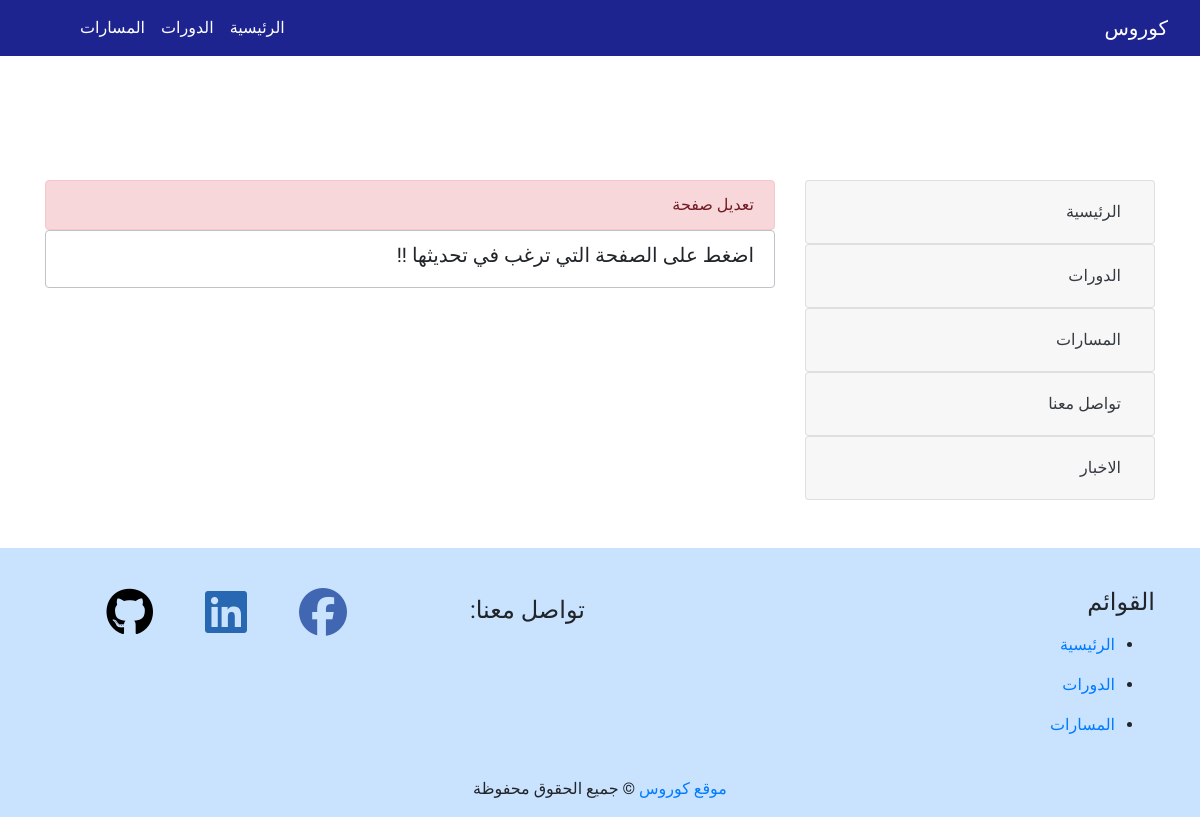
/edit_page.php (signed in), run on the app's committed database.
### tables this page shows
CREATE TABLE `navbar_menu` (
  `id` int(10) NOT NULL,
  `name` varchar(255) NOT NULL,
  `rank` int(10) NOT NULL,
  `visible` int(10) NOT NULL,
  `date` timestamp NOT NULL DEFAULT current_timestamp()
);

### public/edit_page.php (the view, shortened to what this page needs)
<?php
include_once '../includes/dbconnection.php';
include_once '../includes/layout/header.php';
?>
  </head>
  <body dir="rtl">
    <?php
  include_once '../includes/layout/navbar.php';
  ?>
<div class="container" style="padding-top:100px">
<div class="pb-4">
</div>
<div class="row">
<div class="col-lg-4 col-12">
<?php
$query = "SELECT `name`,`id`  FROM `navbar_menu` WHERE 1" ;
$result = mysqli_query($conn,$query);
if(mysqli_num_rows($result) > 0){
    while($row = mysqli_fetch_assoc($result)){
 ?>
<div class="accordion" id="accordionExample">
  <div class="card">
    <div class="card-header" id="headingOne">
      <h2 class="mb-0">
        <button class="btn text-dark  btn-link btn-block text-right" type="button" data-toggle="collapse" data-target="#collapse<?php  echo htmlentities($row['id']) ; ?>" aria-expanded="true" aria-controls="collapseOne">
           <?php  echo mysqli_real_escape_string($conn,$row['name']) ; ?>
        </button>
      </h2>
    </div>
  </div>
  </div>
 <?php
          }
       }
    ?>
</div>
<div class="col-lg-8 col-12 pt-lg-0 pt-5">
<div class="alert alert-danger" role="alert" style="margin-bottom: 0px">
 تعديل صفحة
</div>
<div class="alert alert-default" style="border: 1px solid #bdc3c7" role="alert" >
  <?php
        if(isset($_GET['page']) ){
            $page = secure_url($_GET['page']);
            $query = "SELECT *  FROM `pages` WHERE id=". $page ;
            $result = mysqli_query($conn,$query);
            if($result && mysqli_num_rows($result) > 0){
               $row = mysqli_fetch_assoc($result);
  ?>
   <form method="post"  action="page_edited.php?page=<?php echo $page;?>">
  <div class="form-group  ">
    <label >اسم الصفحة</label>
<input type="text"  value="<?php echo $row['page_name']; ?>"  id="page_name" name="page_name" class="form-control" >
    </div><br>
    <div class="form-group">
       <label for="exampleFormControlSelect1">القائمة</label>
       <select class="form-control" id="menu"   name="menu">
    <?php
$query1 = "SELECT * FROM `navbar_menu`" ;
$result1 = mysqli_query($conn,$query1);
if($result1 && mysqli_num_rows($result1) > 0){
    while($row1 = mysqli_fetch_assoc($result1)){
 ?>
      <option  value="<?php echo $row1["id"]; ?>" <?php echo $row1['id']==$row['menu_id']?"selected":"" ; ?> ><?php echo $row1["name"]; ?></option>
<?php
    }
    mysqli_free_result($result1);
}
?>
        </select>
    </div>
    <br>
    <div class="form-group">
       <label for="exampleFormControlSelect1">الترتيب</label>
       <select class="form-control" id="rank"  name="rank">
       <?php
       $query2 = "SELECT `rank`,`id` FROM `pages`";
       $result2 = mysqli_query($conn,$query2);
       if($result2 && mysqli_num_rows($result2) > 0)
       {
           $counRows = mysqli_num_rows($result2) ;
           for ($i = 1; $i <= $counRows; $i++) {
       ?>
      <option <?php echo $i==$row['rank']?"selected":""; ?>><?php echo $i ;?></option>
       <?php
           }
           mysqli_free_result($result2);
       }
       ?>
        </select>
    </div>
  <br>
  <br>
  <div class="form-group">
    <label for="exampleFormControlTextarea1">وصف قصير</label>
    <textarea class="form-control" name="description"  id="description"  placeholder="وصف قصير ..." rows="2"><?php echo $row['description'];?></textarea>
  </div>
  <div class="form-group">
    <label for="exampleFormControlTextarea1">المحتوى</label>
    <textarea class="form-control" name="content"  id="content"  placeholder="اكتب محتوى الصفحة هنا ..." rows="10"><?php echo $row['content'];?></textarea>
  </div>
    <br>
  <div class="form-group">
      <label >مرئية</label>
         <small class="pr-4"><input type="radio" name="visible" id="visible"  value="1"  <?php echo $row['visible']==1?"checked":""; ?>  >  نعم  </small>
         <small class="pr-3"><input type="radio" name="visible" id="visible" value="0" <?php echo $row['visible']==0?"checked":""; ?>   >  لا </small>
  </div>
  <br>
  <button type="submit" name="submit" class="btn btn-primary">تحديث</button>
</form>
<?php
           }
            mysqli_free_result($result);
        }else{
            echo "<h5> اضغط على الصفحة التي ترغب في تحديثها !!</h5>";
        }
  ?>
</div>
</div>
</div>
</div>
<?php
include_once '../includes/layout/footer.php';
?>

### includes/layout/navbar.php (shortened to what this page needs)
<nav class="navbar  mynavbar navbar-expand-lg navbar-dark  "   >
   <a class="navbar-brand" href="index.php"> كوروس </a>
  <div class=" navbar-collapse pl-lg-5 pl-md-0 collapse  justify-content-end"  id="navbarNavDropdown">
    <ul class="navbar-nav ml-2" >
    <?php
    $query = "SELECT * FROM `navbar_menu` WHERE `visible` = 1";
    $result = mysqli_query($conn, $query);
    if(mysqli_num_rows($result) > 0)
    {
        while($row = mysqli_fetch_assoc($result)){
            $query2 = "SELECT * FROM `pages` WHERE `menu_id` = ".$row['id'];
            $result2 = mysqli_query($conn,$query2);
            if(mysqli_num_rows($result2) > 0){
              echo '<li class="nav-item dropdown "> ';
              echo '<a class="text-white nav-link  dropdown-toggle" href="#" id="navbarDropdownMenuLink" role="button" data-toggle="dropdown" aria-haspopup="true" aria-expanded="false">';
              echo $row['name'] ;
              echo '</a>';
              echo '<div class="dropdown-menu text-right" aria-labelledby="navbarDropdownMenuLink">';
              while($row2 = mysqli_fetch_assoc($result2)){
                  echo '<a class="dropdown-item" href="'.$_SERVER["PHP_SELF"]."?page=".$row2['id'].'">'.$row2['page_name'].'</a>';
              }
              echo '</div>';
            }else {
                echo ' <li class="nav-item active" style="float:left">';
                echo '<a class="nav-link" href="'.$_SERVER["PHP_SELF"]."?menu=".$row['id'].'">'.$row['name'] .'</a>';
                echo '</li>';
            }
        }
    }
    ?>
     </ul>
  </div>
</nav>

### includes/layout/footer.php (shortened to what this page needs)
<div class=" page-footer" >
  <div class="container">
    <div class="row">
      <div class="col-lg-6 col-md-12 col-sm-12">
        <h4 class="text-uppercase"> القوائم</h4>
        <ul>
          <?php
          $query = "SELECT `name`,`id` FROM `navbar_menu` WHERE `visible` = 1";
          $result = mysqli_query($conn, $query);
          if ($result && mysqli_num_rows($result) > 0) {
            while ($row = mysqli_fetch_assoc($result)) {
              $query2 = "SELECT `id` FROM `pages` WHERE `menu_id` = " . $row['id'];
              $result2 = mysqli_query($conn, $query2);
              if ($result2 && mysqli_num_rows($result2) <= 0) {
                echo ' <li class="pt-2 pb-2">';
                echo '<a  href="' . $_SERVER["PHP_SELF"] . "?menu=" . $row['id'] . '">' . $row['name'] . '</a>';
                echo '</li>';
              }
            }
          }
          ?>
        </ul>
      </div>
      <div class="col-lg-2 col-md-4 col-sm-4 pt-lg-2 pt-md-4 py-sm-4 pb-lg-0 p">
      <h4 class="py-lg-0 py-md-0 py-sm-0 py-xs-5"> تواصل معنا:</h4>
      </div>
      <div class="col-lg-4 col-md-8 col-sm-8 py-lg-0 py-sm-3 col-sm-8">
        <a class="fb-ic" href="https:\\www.facebook.com" target="_blank">
          <i class="fab mr-md-5 mr-3  fa-3x fa-facebook"></i>
        </a>
             <a class="lk-ic" href="https://www.linkedin.com/in/mohamed-jedata-582882195/" target="_blank">
          <i class="fab mr-md-5 mr-3 fa-3x fa-linkedin"></i>
        </a>
        <a class="gt-ic" href="https://github.com/mohamed-jedata" target="_blank">
          <i class="fab  mr-md-5 mr-3 fa-3x fa-github"></i>
        </a>
      </div>
    </div>
  </div>
  <div class="footer-copyright text-center py-3">
    <a href="index.php"> موقع كوروس</a>
    © جميع الحقوق محفوظة
  </div>
</div>
</body>
</html>

### includes/layout/css/style.css (style rules this page uses)
body { text-align:right; font-family: 'Tajawal', sans-serif; }
html, body { width: 100%; height: 100%; margin: 0; padding: 0; }
.page-footer { padding-top: 40px; margin-top: 48px; background-color : #007bff36 ; }
.fb-ic i { color:#4267B2; }
.lk-ic i { color: #2867b2; }
.gt-ic i { color:black; }
@media (min-width: 1200px) { .mynavbar { background : #1D248F ; } }
@media (min-width: 1200px) { h2 { font-size: 40px; } }

### data on the page
navbar_menu: name "الرئيسية"
navbar_menu: name "الدورات"
navbar_menu: name "المسارات"
navbar_menu: name "تواصل معنا"
navbar_menu: name "الاخبار"
